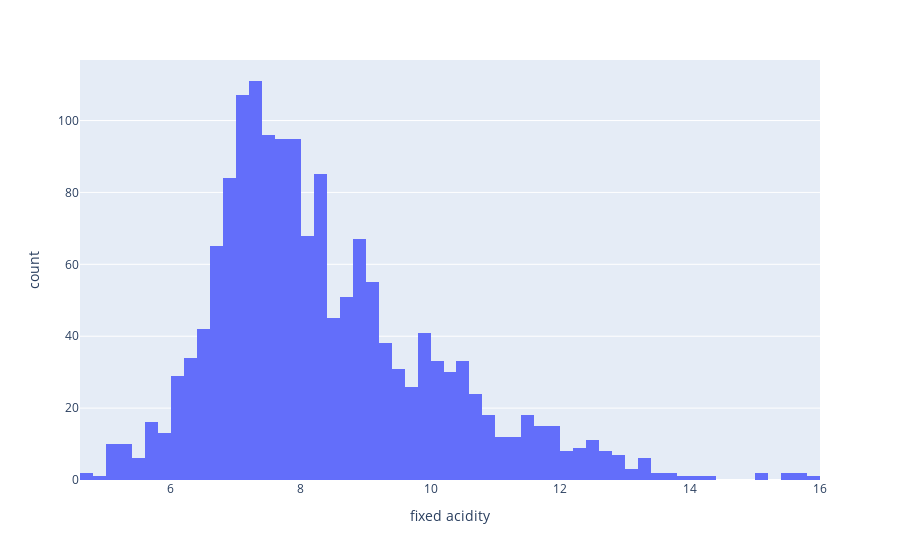

The code cell stored with this chart in its notebook:
### Code cell
fig = px.histogram(data_frame,x='fixed acidity')
fig.show()

### Figure 1 — Plotly figure (JSON) as saved in the notebook; plotly's stock layout.template omitted (floating-point values rounded to 4 significant figures; data arrays with more than 128 entries replaced by an {"elided": "..."} marker saying what was removed)
{"data": [{"alignmentgroup": "True", "bingroup": "x", "hovertemplate": "fixed acidity=%{x}<br>count=%{y}<extra></extra>", "legendgroup": "", "marker": {"color": "#636efa"}, "name": "", "offsetgroup": "", "orientation": "v", "showlegend": false, "type": "histogram", "x": {"elided": "1599 float values"}, "xaxis": "x", "yaxis": "y"}], "layout": {"barmode": "relative", "legend": {"tracegroupgap": 0}, "margin": {"t": 60}, "xaxis": {"anchor": "y", "domain": [0, 1], "title": {"text": "fixed acidity"}}, "yaxis": {"anchor": "x", "domain": [0, 1], "title": {"text": "count"}}}}
